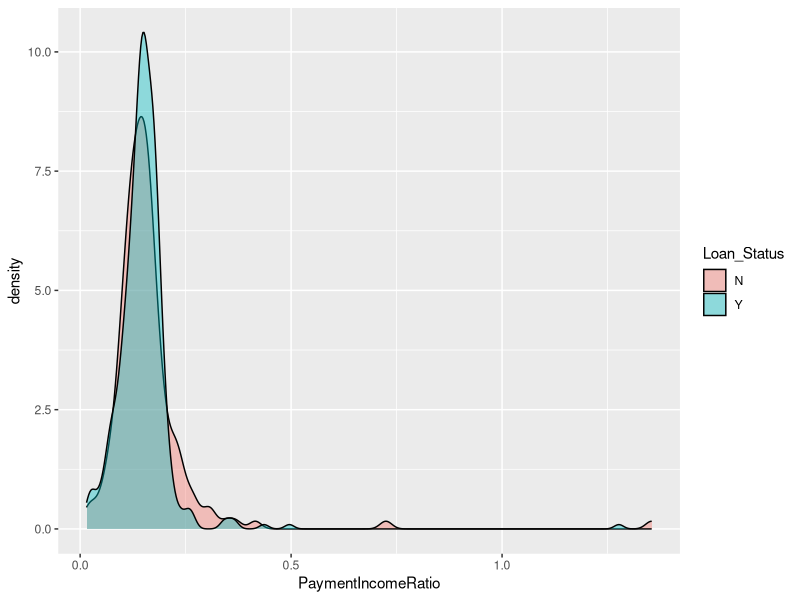
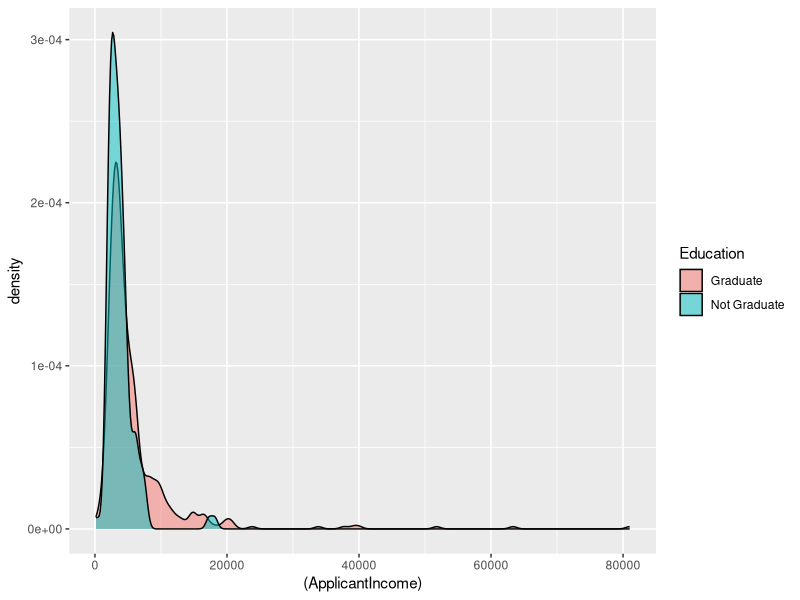
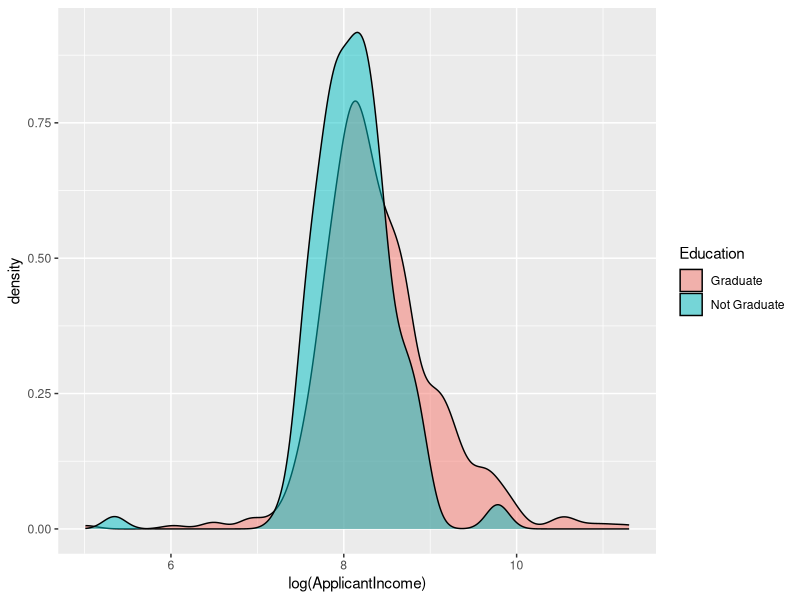
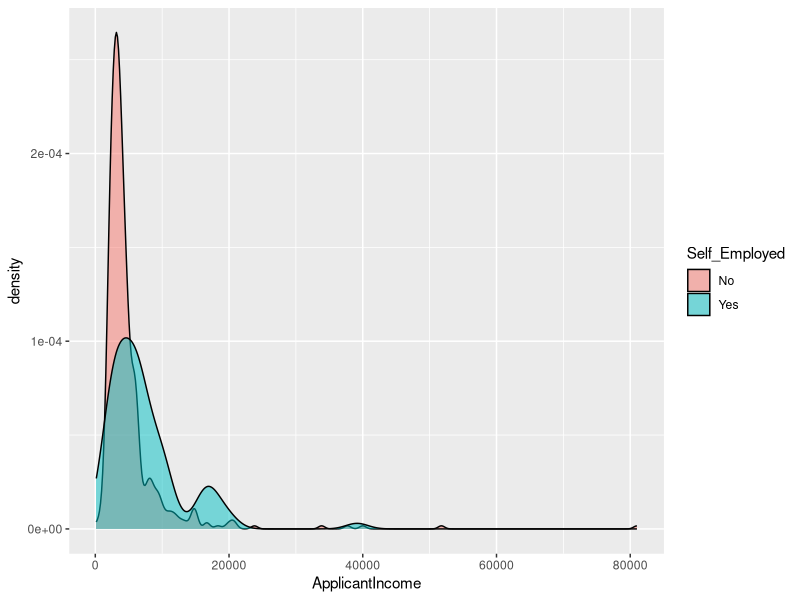
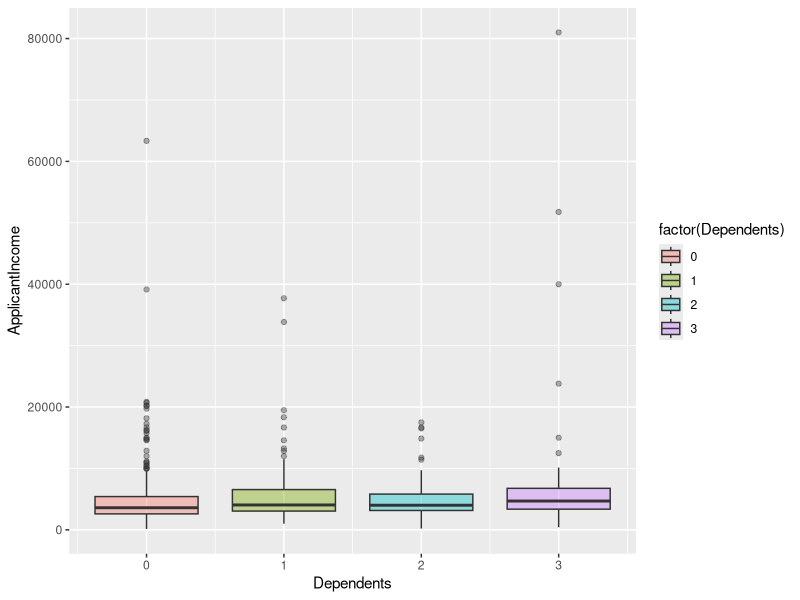
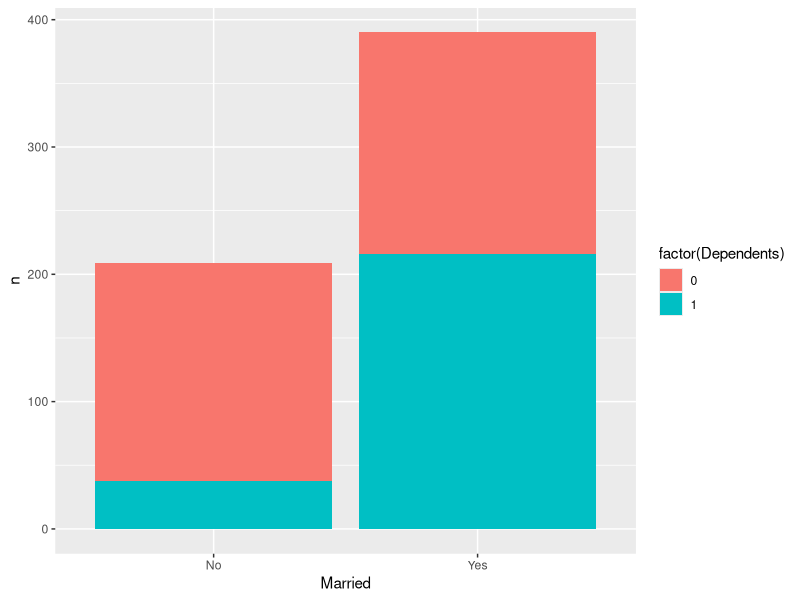
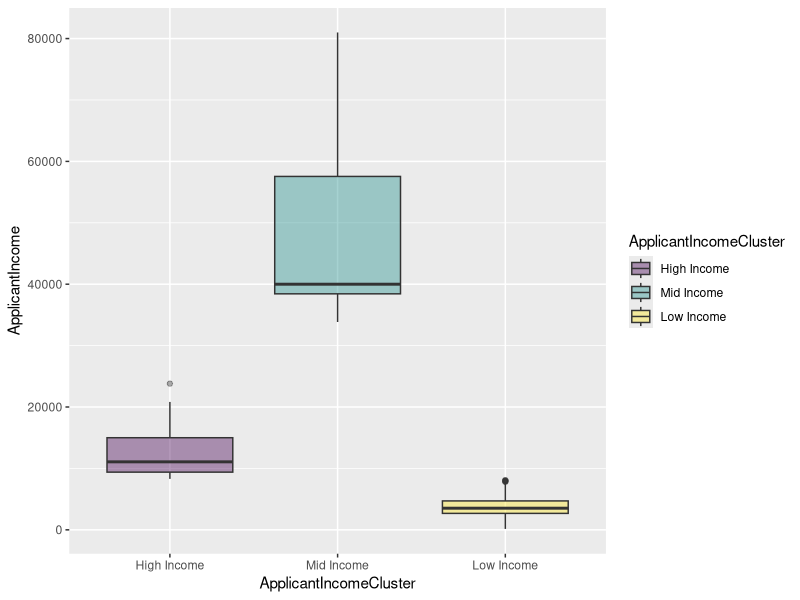
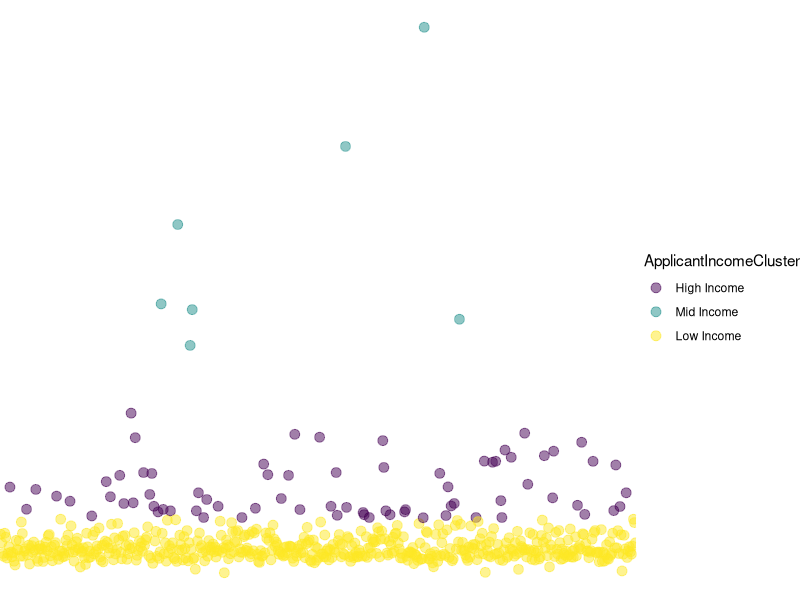

Reproduce these figures in R, in order.
## ---- chunk 1
library(dplyr)
library(skimr)

data <- readr::read_csv("train.csv")
glimpse(data)
skim(data)
## ---- chunk 2

# Function to add monthly income column
monthly_payment <- function(loan_amount, loan_amount_term){
  r <- 0.005
  monthly_payment <- (loan_amount/(((1+r)^loan_amount_term)-1))*(((1+r)^loan_amount_term)*r)
  return(monthly_payment)
} 

# Pre-processing pipeline 

data_preprocessed <- data %>%
  mutate(LoanAmount = LoanAmount*1000,
         CombinedIncome = ApplicantIncome + CoapplicantIncome) %>% 
  #select(-ApplicantIncome, -CoapplicantIncome) %>% 
  mutate(MonthlyPayment = monthly_payment(LoanAmount, Loan_Amount_Term),
         PaymentIncomeRatio = MonthlyPayment/CombinedIncome)
  
glimpse(data_preprocessed)
## ---- chunk 3
data_preprocessed %>% 
  group_by(Loan_Status) %>% 
  summarise(Count = n(), MedianIncome = median(ApplicantIncome))
## ---- chunk 4
library(ggplot2)
data_preprocessed %>% 
  ggplot(aes(PaymentIncomeRatio, fill = Loan_Status))+
  geom_density(alpha  = 0.4)
## ---- chunk 5
data_preprocessed %>% 
  filter(PaymentIncomeRatio != "") %>% 
  group_by(Loan_Status) %>% 
  summarise(Count = n(), MeanPayIncomeRatio = mean(PaymentIncomeRatio, na.rm=T))
## ---- chunk 6
data_preprocessed %>% 
  filter(PaymentIncomeRatio != "") %>% 
  group_by(Loan_Status) %>% 
  summarise(Count = n(), MedianPayIncomeRatio = median(PaymentIncomeRatio, na.rm=T))
## ---- chunk 7
library(ggplot2)

data_preprocessed %>% 
  ggplot(aes(x = (ApplicantIncome), fill = Education))+
  geom_density(alpha = 0.5)

data_preprocessed %>% 
  ggplot(aes(x = log(ApplicantIncome), fill = Education))+
  geom_density(alpha = 0.5)

## ---- chunk 8
data_preprocessed %>% 
  filter(Self_Employed != "") %>% 
  ggplot(aes(ApplicantIncome, fill = Self_Employed))+
  geom_density(alpha  = 0.5)
## ---- chunk 9
data_preprocessed %>% 
  filter(Self_Employed != "") %>% 
  group_by(Self_Employed) %>% 
  summarise(Count = n(), MedianApplicantIncome = median(ApplicantIncome))
## ---- chunk 10
data_preprocessed %>% 
  group_by(Loan_Status) %>% 
  summarise(Count = n(), MedianMonthlyPayment = median(MonthlyPayment, na.rm = T))
## ---- chunk 11
data_preprocessed %>% 
  ggplot(aes(y = ApplicantIncome, x = Dependents, fill = factor(Dependents)))+
  geom_boxplot(alpha = 0.4)
## ---- chunk 12
data_preprocessed %>% 
  filter(Dependents != "") %>% 
  group_by(Dependents) %>% 
  summarise(Count = n(), MedianApplicantIncome = median(ApplicantIncome))
## ---- chunk 13
data_preprocessed %>% 
  filter(Married != "" & Dependents != "") %>% 
  mutate(Dependents = if_else(Dependents > 0, 1,  0)) %>% 
  count(Married, Dependents)
## ---- chunk 14
data_preprocessed %>% 
  filter(Married != "" & Dependents != "") %>% 
  mutate(Dependents = if_else(Dependents > 0, 1,  0)) %>% 
  count(Married, Dependents) %>% 
  ggplot(aes(x = Married, y = n, fill = factor(Dependents)))+
  geom_col()
## ---- chunk 15
data_preprocessed %>% 
  filter(Married == "No" & Dependents != "") %>% 
  mutate(Dependents = if_else(Dependents > 0, 1,  0)) %>% 
  count(Married, Dependents) %>% 
  mutate(Percentage = n*100/sum(n))
## ---- chunk 16
ApplicantIncomeCluster <- kmeans(data_preprocessed$ApplicantIncome, 3)
data_preprocessed$ApplicantIncomeCluster <- ApplicantIncomeCluster$cluster

data_preprocessed <- data_preprocessed %>% 
  mutate(ApplicantIncomeCluster = if_else(ApplicantIncomeCluster == 1, "High Income",
                                          if_else(ApplicantIncomeCluster == 2, "Mid Income", "Low Income"))) %>% 
  mutate(ApplicantIncomeCluster = ordered(ApplicantIncomeCluster, levels = c("High Income", "Mid Income", "Low Income")))

## ---- chunk 17
data_preprocessed %>% 
  ggplot(aes(y=ApplicantIncome, x=ApplicantIncomeCluster))+
  geom_boxplot(aes(fill = ApplicantIncomeCluster), alpha = 0.4)
## ---- chunk 18
data_preprocessed %>% 
  ggplot(aes(x=Loan_ID, y=ApplicantIncome, color = ApplicantIncomeCluster))+
  geom_point(size = 3, alpha = 0.5)+
  theme_void()
## ---- chunk 19
data_preprocessed %>% 
  ggplot(aes(x = ApplicantIncome, y = LoanAmount, color=ApplicantIncomeCluster))+
  geom_point(alpha = 0.7, size = 3)
## ---- chunk 20
data_preprocessed %>% 
  ggplot(aes(Loan_Amount_Term))+
  geom_density(aes(fill = ApplicantIncomeCluster), alpha =  0.6)
## ---- chunk 21
data_preprocessed %>% 
  filter(Married != "") %>% 
  mutate(WithCoapplicantIncome = if_else(CoapplicantIncome > 0, 1, 0)) %>% 
  group_by(Married, WithCoapplicantIncome) %>% 
  count() %>% 
  ggplot(aes(x = Married, y = n, fill = factor(WithCoapplicantIncome)))+
  geom_col(position = "dodge", alpha = 0.8)
## ---- chunk 22
data_preprocessed %>% 
  filter(Gender != "") %>% 
  group_by(Gender) %>% 
  summarise(Count = n(), median(ApplicantIncome))
## ---- chunk 23
data_preprocessed %>% 
  filter(Gender != "") %>% 
  ggplot(aes(y=ApplicantIncome, x=Gender, fill = Gender))+
  geom_boxplot(alpha = 0.5)
